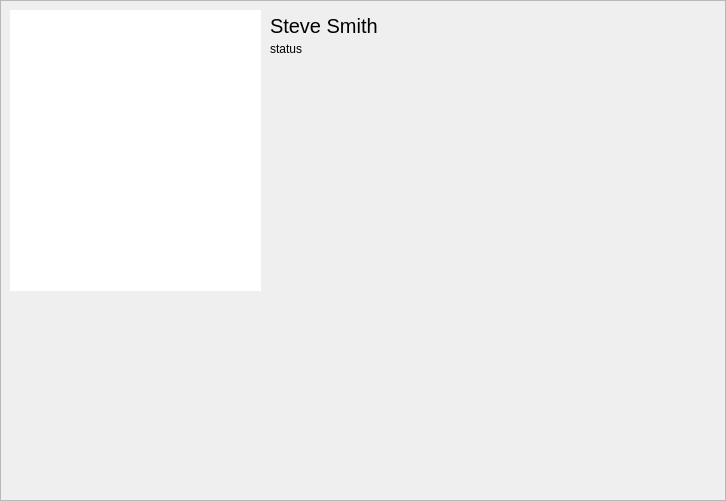
<?xml version="1.0" encoding="UTF-8"?>
<ui version="4.0">
 <class>UserFrame</class>
 <widget class="QFrame" name="UserFrame">
  <property name="geometry">
   <rect>
    <x>0</x>
    <y>0</y>
    <width>726</width>
    <height>501</height>
   </rect>
  </property>
  <property name="windowTitle">
   <string>Frame</string>
  </property>
  <property name="frameShape">
   <enum>QFrame::StyledPanel</enum>
  </property>
  <property name="frameShadow">
   <enum>QFrame::Raised</enum>
  </property>
  <widget class="QGraphicsView" name="graphicsView">
   <property name="geometry">
    <rect>
     <x>10</x>
     <y>10</y>
     <width>251</width>
     <height>281</height>
    </rect>
   </property>
   <property name="frameShape">
    <enum>QFrame::NoFrame</enum>
   </property>
   <property name="frameShadow">
    <enum>QFrame::Raised</enum>
   </property>
  </widget>
  <widget class="QLabel" name="name">
   <property name="geometry">
    <rect>
     <x>270</x>
     <y>10</y>
     <width>441</width>
     <height>31</height>
    </rect>
   </property>
   <property name="font">
    <font>
     <pointsize>15</pointsize>
    </font>
   </property>
   <property name="text">
    <string>Steve Smith</string>
   </property>
  </widget>
  <widget class="QLabel" name="label">
   <property name="geometry">
    <rect>
     <x>270</x>
     <y>40</y>
     <width>441</width>
     <height>17</height>
    </rect>
   </property>
   <property name="font">
    <font>
     <pointsize>9</pointsize>
    </font>
   </property>
   <property name="text">
    <string>status</string>
   </property>
  </widget>
 </widget>
 <resources/>
 <connections/>
</ui>
